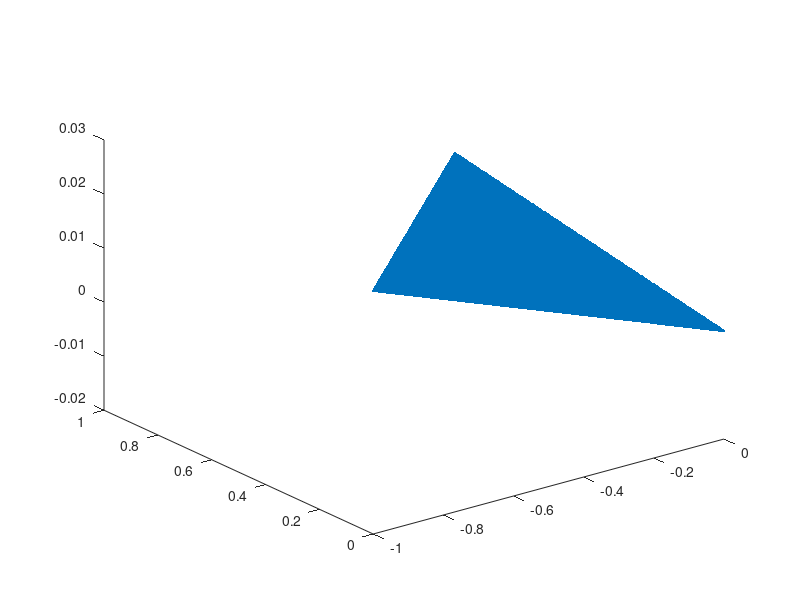

Write the MATLAB code that produced this figure.
% 力の成分
f1 = [0 1 0];
f2 = [-1 0 0];
f3 = [0 1 0];

% 位置ベクトル
l1 = [0.01 0.025 0];
l2 = [0.005 0.025 0];
l3 = [-0.015 0.03 0];

% モーメントの値を格納する箇所
moment_f1 = [];
moment_f2 = [];
moment_f3 = [];

point = [];

for i = 0:0.005:1
    edit_f1 = i * f1;
    edit_f2 = i * f2;
    edit_f3 = i * f3;

    now_moment1 = cross(l1, edit_f1);
    now_moment2 = cross(l2, edit_f2);
    now_moment3 = cross(l3, edit_f3);

    wrench_f1 = [edit_f1(1) edit_f1(2) now_moment1(3)];
    wrench_f2 = [edit_f2(1) edit_f2(2) now_moment2(3)];
    wrench_f3 = [edit_f3(1) edit_f3(2) now_moment3(3)];

    moment_f1 = [moment_f1; wrench_f1];
    moment_f2 = [moment_f2; wrench_f2];
    moment_f3 = [moment_f3; wrench_f3];

end

m1 = moment_f1;
m2 = moment_f2;
m3 = moment_f3;

for i = 1:length(m1)
    % m1とm3の点間の距離を計算
    d = norm(m1(i,:) - m2(i,:));
    if d >= 0 % 点間の距離が1未満の場合に点を生成
        % 線分上の点を均等に生成
        t = linspace(0, 1, 100); % ここで生成する点の数を調整
        for k = t
            newPoint = (1-k)*m1(i,:) + k*m2(i,:);
            point = [point; newPoint];
        end
    end
end

for i = 1:length(m1)
    % m1とm3の点間の距離を計算
    d = norm(m1(i,:) - m3(i,:));
    if d >= 0 % 点間の距離が1未満の場合に点を生成
        % 線分上の点を均等に生成
        t = linspace(0, 1, 100); % ここで生成する点の数を調整
        for k = t
            newPoint = (1-k)*m1(i,:) + k*m3(i,:);
            point = [point; newPoint];
        end
    end
end

for i = 1:length(m2)
    % m1とm3の点間の距離を計算
    d = norm(m2(i,:) - m3(i,:));
    if d >= 0 % 点間の距離が1未満の場合に点を生成
        % 線分上の点を均等に生成
        t = linspace(0, 1, 100); % ここで生成する点の数を調整
        for k = t
            newPoint = (1-k)*m2(i,:) + k*m3(i,:);
            point = [point; newPoint];
        end
    end
end

plot3(point(:,1), point(:,2), point(:,3), '.');
%shp = alphaShape(point(:,1), point(:, 2), point(:, 3), 0.2);
%plot(shp)